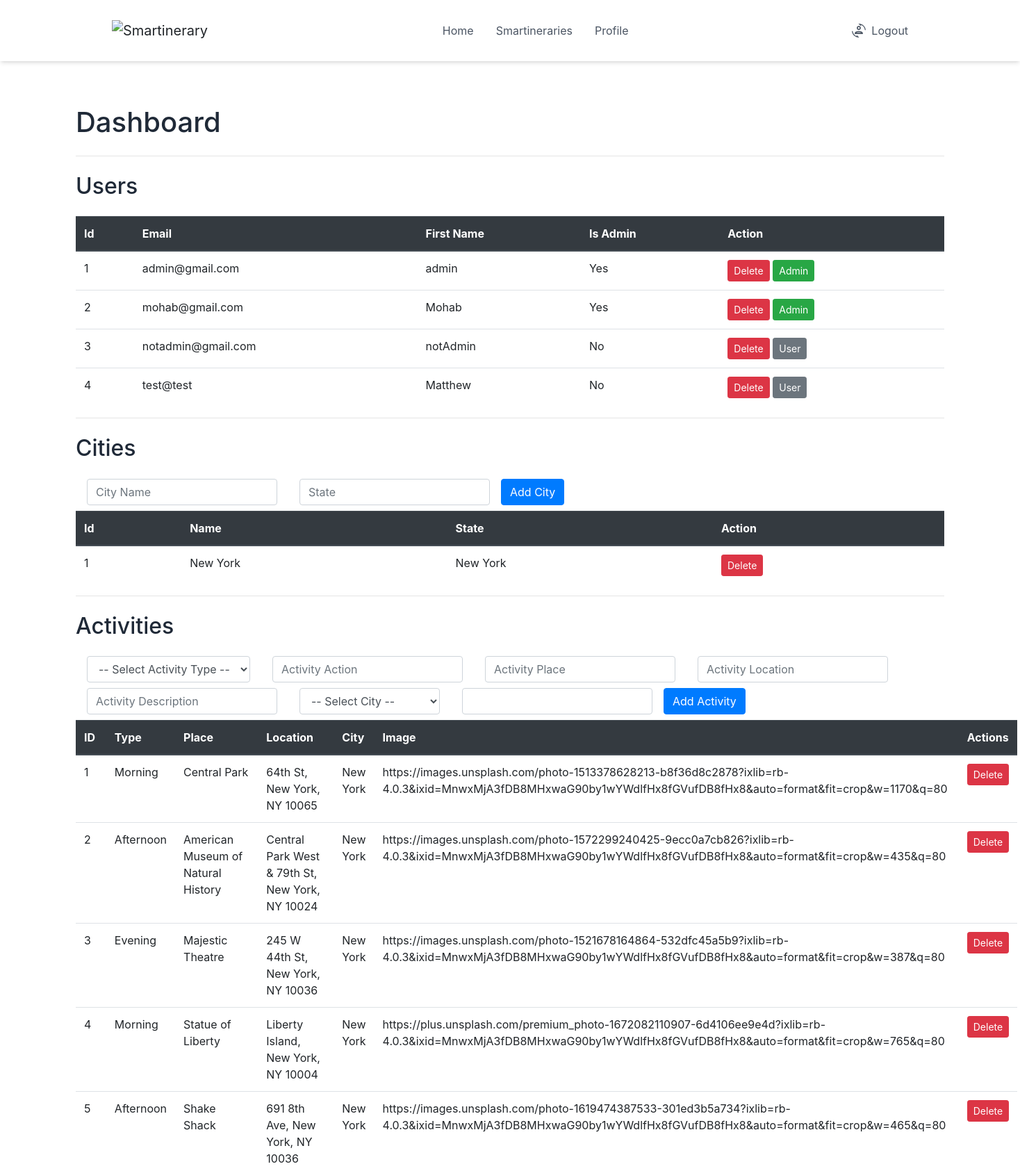
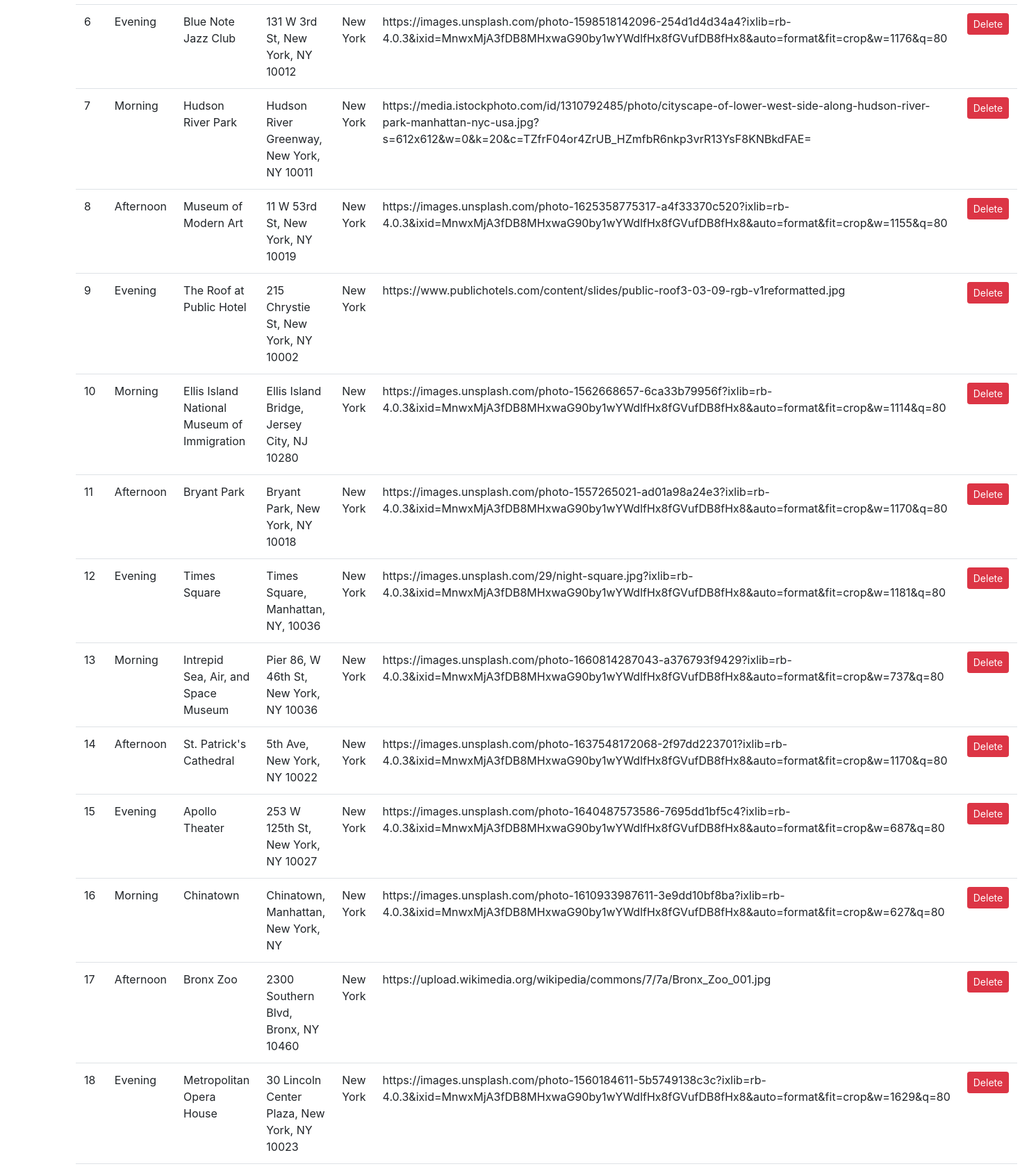
The page /admin/ (signed in, upper part) on the database its author committed (2 pictures, top to bottom).
### website/models.py (models this page shows)
class User(db.Model, UserMixin):
    id = db.Column(db.Integer, primary_key=True)
    email = db.Column(db.String(150), unique=True)
    password = db.Column(db.String(150))
    first_name = db.Column(db.String(150))
    is_admin = db.Column(db.Boolean, default=False)
    smart_itineraries = relationship('Smartinerary', backref='user', lazy=True)

class City(db.Model):
    id = db.Column(db.Integer, primary_key=True)
    name = db.Column(db.String(100), unique=True)
    state = db.Column(db.String(100))

class Activity(db.Model):
    id = db.Column(db.Integer, primary_key=True)
    city_id = db.Column(db.Integer, db.ForeignKey('city.id'), nullable=False)
    activity_type = db.Column(db.String(100))
    activity_action = db.Column(db.String(100))
    activity_place = db.Column(db.String(100))
    activity_location = db.Column(db.String(1000))
    activity_description = db.Column(db.String(1000))
    activity_image = db.Column(db.String(1000))
    city = relationship('City', backref='activities', lazy=True)

### website/routes/admin_route.py (the view)
@admin_router.route('/')
def admin_dashboard():
    if current_user.is_admin:
        return render_template('admin_dash.html', user=current_user, cities=get_cities(), activities=get_activities(), users=get_users(), is_admin = bool(current_user.is_admin))
    else:
        return render_template("not_authorized.html", user=current_user, is_admin = bool(current_user.is_admin))

### website/routes/admin_route.py (called while the page is built)
def get_cities():
    print(City.query.all())
    return list(City.query.all())

def get_activities():
    print(Activity.query.all())
    return list(Activity.query.all())

def get_users():
    print(User.query.all())
    return list(User.query.all())

### website/templates/admin_dash.html (shortened to what this page needs)
{% extends 'base.html' %} {% block title %}Admin Dashboard{% endblock %} {%
block content %}
<h1 class="h1 mb-4 mt-4 text-gray-800">Dashboard</h1>
<hr />
<h2 class="h2 mb-4 mt-4 text-gray-800">Users</h2>
<table id="myTable" class="table admin_table">
  <thead class="thead-dark">
    <tr>
      <th scope="col">Id</th>
      <th scope="col">Email</th>
      <th scope="col">First Name</th>
      <th scope="col">Is Admin</th>
      <th scope="col">Action</th>
    </tr>
  </thead>
  <tbody>
    {% for user in users %}
    <tr data-user-id="{{ user.id }}">
      <td>{{ user.id }}</td>
      <td>{{ user.email }}</td>
      <td>{{ user.first_name }}</td>
      <td>{{ "Yes" if user.is_admin else "No" }}</td>
      <td>
        <button
          class="btn btn-danger btn-sm"
          onclick="deleteUser({{ user.id }})"
        >
          Delete
        </button>
        {% if user.is_admin %}
        <button class="btn btn-success btn-sm" data-user-id="{{user.id}}" onclick="toggleAdmin({{ user.id }})">Admin</button>
        {% else %}
        <button class="btn btn-secondary btn-sm" data-user-id="{{user.id}}" onclick="toggleAdmin({{ user.id }})">User</button>
        {% endif %}
      </td>
    </tr>
    {% endfor %}
  </tbody>
</table>
<hr />
<h2 class="h2 mb-4 mt-4 text-gray-800">Cities</h2>
<form
  method="POST"
  action="/admin/city"
  name="add-city-form"
  class="form-inline"
>
  <div class="form-group mx-sm-3 mb-2">
    <input
      type="text"
      id="name"
      name="city_name"
      class="form-control"
      placeholder="City Name"
      required
    />
  </div>
  <div class="form-group mx-sm-3 mb-2">
    <input
      type="text"
      id="state"
      name="state"
      class="form-control"
      placeholder="State"
      required
    />
  </div>
  <button type="submit" class="btn btn-primary mb-2">Add City</button>
</form>
<table id="myTable" class="table admin_table">
  <thead class="thead-dark">
    <tr>
      <th scope="col">Id</th>
      <th scope="col">Name</th>
      <th scope="col">State</th>
      <th scope="col">Action</th>
    </tr>
  </thead>
  <tbody>
    {% for city in cities %}
    <tr data-city-id="{{ city.id }}">
      <td>{{ city.id }}</td>
      <td>{{ city.name }}</td>
      <td>{{ city.state }}</td>
      <td>
        <button
          class="btn btn-danger btn-sm"
          onclick="deleteCity({{ city.id }})"
        >
          Delete
        </button>
      </td>
    </tr>
    {% endfor %}
  </tbody>
</table>
<hr />
<h2 class="h2 mb-4 mt-4 text-gray-800">Activities</h2>
<form
  method="POST"
  action="/admin/activity"
  name="add-activity-form"
  class="form-inline"
  enctype="multipart/form-data"
>
  <div class="form-group mx-sm-3 mb-2">
    <select
      id="activity-type"
      name="activity_type"
      class="form-control"
      required
    >
      <option value="">-- Select Activity Type --</option>
    </select>
  </div>
  <div class="form-group mx-sm-3 mb-2">
    <input
      type="text"
      id="activity-action"
      name="activity_action"
      class="form-control"
      placeholder="Activity Action"
      required
    />
  </div>
  <div class="form-group mx-sm-3 mb-2">
    <input
      type="text"
      id="activity-place"
      name="activity_place"
      class="form-control"
      placeholder="Activity Place"
      required
    />
  </div>
  <div class="form-group mx-sm-3 mb-2">
    <input
      type="text"
      id="activity-location"
      name="activity_location"
      class="form-control"
      placeholder="Activity Location"
      required
    />
  </div>
  <div class="form-group mx-sm-3 mb-2">
    <input
      type="text"
      id="activity-description"
      name="activity_description"
      class="form-control"
      placeholder="Activity Description"
      required
    />
  </div>
  <div class="form-group mx-sm-3 mb-2">
    <select id="city-name" name="city_id" class="form-control" required>
      <option value="">-- Select City --</option>
    </select>
  </div>
  <div class="form-group mx-sm-3 mb-2">
    <input
      type="url"
      id="activity-image"
      name="activity_image"
      class="form-control"
      accept="image/*"
      required
    />
  </div>
  <button type="submit" class="btn btn-primary mb-2">Add Activity</button>
</form>
<table class="table admin_table">
  <thead class="thead-dark">
    <tr>
      <th>ID</th>
      <th>Type</th>
      <th>Place</th>
      <th>Location</th>
      <th>City</th>
      <th>Image</th>
      <th>Actions</th>
    </tr>
  </thead>
  <tbody>
    {% for activity in activities %}
    <tr data-activity-id="{{ activity.id }}">
      <td>{{ activity.id }}</td>
      <td>{{ activity.activity_type }}</td>
      <td>{{ activity.activity_place }}</td>
      <td>{{ activity.activity_location }}</td>
      <td>{{ activity.city.name }}</td>
      <td>{{ activity.activity_image }}</td>
      <td>
        <button
          class="btn btn-danger btn-sm"
          onclick="deleteActivity({{ activity.id }})"
        >
          Delete
        </button>
      </td>
    </tr>
    {% endfor %}
  </tbody>
</table>
{% endblock %}

### website/templates/base.html (shortened to what this page needs)
<!DOCTYPE html>
<html>
  <head>
    <script src="https://cdn.tailwindcss.com"></script>
    <link
      rel="stylesheet"
      href="https://stackpath.bootstrapcdn.com/bootstrap/4.4.1/css/bootstrap.min.css"
    />
    <link
      rel="stylesheet"
      href="https://stackpath.bootstrapcdn.com/font-awesome/4.7.0/css/font-awesome.min.css"
    />
  </head>
  <body>
    <div
      class="flex flex-col items-center justify-center mt-32"
      x-cloak
      x-data="appData()"
      x-init="appInit()"
    >
      <div class="flex flex-col">
        <nav
          class="flex justify-around py-4 bg-white/80 backdrop-blur-md shadow-md w-full fixed top-0 left-0 right-0 z-10"
        >
          <div class="flex items-center">
            <a
              href="/"
              class="navbar-brand cursor-pointer transition-all duration-300 transform hover:scale-105"
            >
              <img
                src="https://svgshare.com/i/s8N.svg"
                alt="Smartinerary"
                class="img-fluid"
                style="max-height: 40px"
              />
            </a>
          </div>
          <div class="items-center hidden space-x-8 lg:flex">
            {% if user.is_authenticated %}
            <a
              class="flex text-gray-600 cursor-pointer transition-all duration-300 transform hover:scale-105"
              href="/"
            >
              Home
            </a>
            <a
              class="flex text-gray-600 cursor-pointer transition-all duration-300 transform hover:scale-105"
              href="{{ url_for('smartinerary_router.get_all_user_smartineraries') }}"
              >Smartineraries</a
            >
            <a
              class="flex text-gray-600 cursor-pointer transition-all duration-300 transform hover:scale-105"
              href="{{ url_for('edit_router.edit_profile') }}"
            >
              Profile
            </a>
            {% endif %}
          </div>
          <div class="flex items-center space-x-5">
            {% if user.is_authenticated %}
            <a
              class="flex text-gray-600 cursor-pointer transition-all duration-300 transform hover:scale-105"
              href="/logout"
              href="/logout"
            >
              Logout
            </a>
            {% endif %}
          </div>
        </nav>
      </div>
    </div>
    <div class="container">{% block content %} {% endblock %}</div>
  </body>
</html>

### rows shown on the page
User: id "1", email "admin@gmail.com", first_name "admin", is_admin "Yes"
User: id "2", email "mohab@gmail.com", first_name "Mohab", is_admin "Yes"
User: id "3", email "notadmin@gmail.com", first_name "notAdmin", is_admin "No"
User: id "4", email "test@test", first_name "Matthew", is_admin "No"
City: id "1", name "New York", state "New York"
Activity: id "1", activity_type "Morning", activity_place "Central Park", activity_location "64th St, New York, NY 10065", city.name "New York", activity_image "https://images.unsplash.com/photo-1513378628213-b8f36d8c2878?ixlib=rb-4.0.3&ixid=MnwxMjA3fDB8MHxwaG90by1wYWdlfHx8fGVufDB8fHx8&auto=format&fit=crop&w=1170&q=80"
Activity: id "2", activity_type "Afternoon", activity_place "American Museum of Natural History", activity_location "Central Park West & 79th St, New York, NY 10024", city.name "New York", activity_image "https://images.unsplash.com/photo-1572299240425-9ecc0a7cb826?ixlib=rb-4.0.3&ixid=MnwxMjA3fDB8MHxwaG90by1wYWdlfHx8fGVufDB8fHx8&auto=format&fit=crop&w=435&q=80"
Activity: id "3", activity_type "Evening", activity_place "Majestic Theatre", activity_location "245 W 44th St, New York, NY 10036", city.name "New York", activity_image "https://images.unsplash.com/photo-1521678164864-532dfc45a5b9?ixlib=rb-4.0.3&ixid=MnwxMjA3fDB8MHxwaG90by1wYWdlfHx8fGVufDB8fHx8&auto=format&fit=crop&w=387&q=80"
Activity: id "4", activity_type "Morning", activity_place "Statue of Liberty", activity_location "Liberty Island, New York, NY 10004", city.name "New York", activity_image "https://plus.unsplash.com/premium_photo-1672082110907-6d4106ee9e4d?ixlib=rb-4.0.3&ixid=MnwxMjA3fDB8MHxwaG90by1wYWdlfHx8fGVufDB8fHx8&auto=format&fit=crop&w=765&q=80"
Activity: id "5", activity_type "Afternoon", activity_place "Shake Shack", activity_location "691 8th Ave, New York, NY 10036", city.name "New York", activity_image "https://images.unsplash.com/photo-1619474387533-301ed3b5a734?ixlib=rb-4.0.3&ixid=MnwxMjA3fDB8MHxwaG90by1wYWdlfHx8fGVufDB8fHx8&auto=format&fit=crop&w=465&q=80"
Activity: id "6", activity_type "Evening", activity_place "Blue Note Jazz Club", activity_location "131 W 3rd St, New York, NY 10012", city.name "New York", activity_image "https://images.unsplash.com/photo-1598518142096-254d1d4d34a4?ixlib=rb-4.0.3&ixid=MnwxMjA3fDB8MHxwaG90by1wYWdlfHx8fGVufDB8fHx8&auto=format&fit=crop&w=1176&q=80"
Activity: id "7", activity_type "Morning", activity_place "Hudson River Park", activity_location "Hudson River Greenway, New York, NY 10011", city.name "New York", activity_image "https://media.istockphoto.com/id/1310792485/photo/cityscape-of-lower-west-side-along-hudson-river-park-manhattan-nyc-usa.jpg?s=612x612&w=0&k=20&c=TZfrF04or4ZrUB_HZmfbR6nkp3vrR13YsF8KNBkdFAE="
Activity: id "8", activity_type "Afternoon", activity_place "Museum of Modern Art", activity_location "11 W 53rd St, New York, NY 10019", city.name "New York", activity_image "https://images.unsplash.com/photo-1625358775317-a4f33370c520?ixlib=rb-4.0.3&ixid=MnwxMjA3fDB8MHxwaG90by1wYWdlfHx8fGVufDB8fHx8&auto=format&fit=crop&w=1155&q=80"
Activity: id "9", activity_type "Evening", activity_place "The Roof at Public Hotel", activity_location "215 Chrystie St, New York, NY 10002", city.name "New York", activity_image "https://www.publichotels.com/content/slides/public-roof3-03-09-rgb-v1reformatted.jpg"
Activity: id "10", activity_type "Morning", activity_place "Ellis Island National Museum of Immigration", activity_location "Ellis Island Bridge, Jersey City, NJ 10280", city.name "New York", activity_image "https://images.unsplash.com/photo-1562668657-6ca33b79956f?ixlib=rb-4.0.3&ixid=MnwxMjA3fDB8MHxwaG90by1wYWdlfHx8fGVufDB8fHx8&auto=format&fit=crop&w=1114&q=80"
Activity: id "11", activity_type "Afternoon", activity_place "Bryant Park", activity_location "Bryant Park, New York, NY 10018", city.name "New York", activity_image "https://images.unsplash.com/photo-1557265021-ad01a98a24e3?ixlib=rb-4.0.3&ixid=MnwxMjA3fDB8MHxwaG90by1wYWdlfHx8fGVufDB8fHx8&auto=format&fit=crop&w=1170&q=80"
Activity: id "12", activity_type "Evening", activity_place "Times Square", activity_location "Times Square, Manhattan, NY, 10036", city.name "New York", activity_image "https://images.unsplash.com/29/night-square.jpg?ixlib=rb-4.0.3&ixid=MnwxMjA3fDB8MHxwaG90by1wYWdlfHx8fGVufDB8fHx8&auto=format&fit=crop&w=1181&q=80"
Activity: id "13", activity_type "Morning", activity_place "Intrepid Sea, Air, and Space Museum", activity_location "Pier 86, W 46th St, New York, NY 10036", city.name "New York", activity_image "https://images.unsplash.com/photo-1660814287043-a376793f9429?ixlib=rb-4.0.3&ixid=MnwxMjA3fDB8MHxwaG90by1wYWdlfHx8fGVufDB8fHx8&auto=format&fit=crop&w=737&q=80"
Activity: id "14", activity_type "Afternoon", activity_place "St. Patrick's Cathedral", activity_location "5th Ave, New York, NY 10022", city.name "New York", activity_image "https://images.unsplash.com/photo-1637548172068-2f97dd223701?ixlib=rb-4.0.3&ixid=MnwxMjA3fDB8MHxwaG90by1wYWdlfHx8fGVufDB8fHx8&auto=format&fit=crop&w=1170&q=80"
Activity: id "15", activity_type "Evening", activity_place "Apollo Theater", activity_location "253 W 125th St, New York, NY 10027", city.name "New York", activity_image "https://images.unsplash.com/photo-1640487573586-7695dd1bf5c4?ixlib=rb-4.0.3&ixid=MnwxMjA3fDB8MHxwaG90by1wYWdlfHx8fGVufDB8fHx8&auto=format&fit=crop&w=687&q=80"
Activity: id "16", activity_type "Morning", activity_place "Chinatown", activity_location "Chinatown, Manhattan, New York, NY", city.name "New York", activity_image "https://images.unsplash.com/photo-1610933987611-3e9dd10bf8ba?ixlib=rb-4.0.3&ixid=MnwxMjA3fDB8MHxwaG90by1wYWdlfHx8fGVufDB8fHx8&auto=format&fit=crop&w=627&q=80"
Activity: id "17", activity_type "Afternoon", activity_place "Bronx Zoo", activity_location "2300 Southern Blvd, Bronx, NY 10460", city.name "New York", activity_image "https://upload.wikimedia.org/wikipedia/commons/7/7a/Bronx_Zoo_001.jpg"
Activity: id "18", activity_type "Evening", activity_place "Metropolitan Opera House", activity_location "30 Lincoln Center Plaza, New York, NY 10023", city.name "New York", activity_image "https://images.unsplash.com/photo-1560184611-5b5749138c3c?ixlib=rb-4.0.3&ixid=MnwxMjA3fDB8MHxwaG90by1wYWdlfHx8fGVufDB8fHx8&auto=format&fit=crop&w=1629&q=80"
